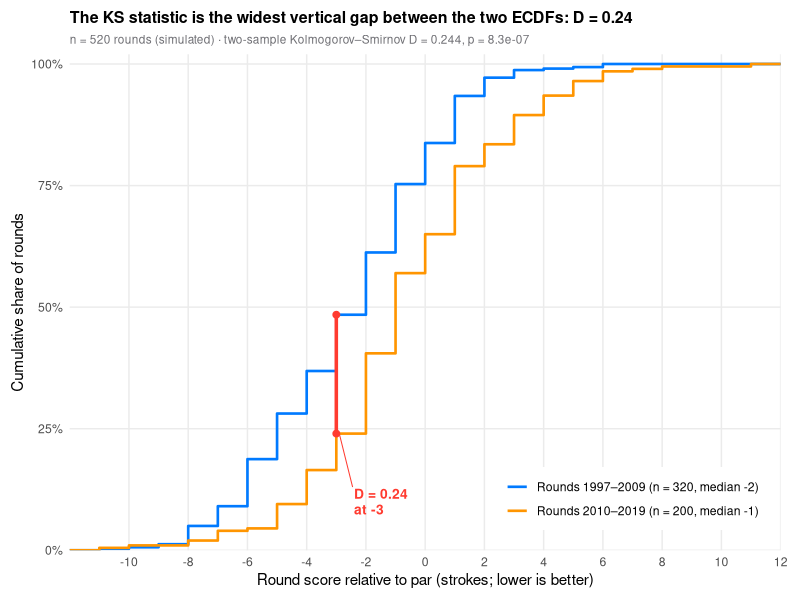

This figure's R source:
# ECDF comparison: the R equivalent of plot.py
# Simulated data, set in the context of Pastoriza Rivas & Warin (2022) [pastoriza2022]
# R and NumPy draw different random numbers, so the values differ slightly from the Python figure.
library(ggplot2)

set.seed(2022)

# Data: round score to par (strokes) in two periods of the career
early <- round(rnorm(320, -2.4, 2.9))
late <- round(rnorm(200, -0.6, 3.1))
label <- function(name, x) sprintf("Rounds %s (n = %d, median %+.0f)", name, length(x), median(x))
d <- data.frame(score = c(early, late),
                period = rep(c(label("1997–2009", early), label("2010–2019", late)),
                             c(length(early), length(late))))

# Two-sample Kolmogorov–Smirnov test: D is the largest vertical gap
# (the p-value is approximate, because whole-stroke scores have many ties)
ks <- suppressWarnings(ks.test(early, late, exact = FALSE))
D <- unname(ks$statistic)
values <- sort(unique(d$score))
x_gap <- values[which.max(abs(ecdf(early)(values) - ecdf(late)(values)))]
gap <- data.frame(x = x_gap, y = c(ecdf(early)(x_gap), ecdf(late)(x_gap)))

lo <- min(d$score) - 1                          # common x-range for both curves
hi <- max(d$score) + 1
p <- ggplot(d, aes(score, colour = period)) +
  stat_ecdf(geom = "step", pad = TRUE, linewidth = 0.9) +
  scale_colour_manual(NULL, values = c("#007AFF", "#FF9500")) +
  # Mark the KS distance
  geom_line(data = gap, aes(x, y), colour = "#FF3B30", linewidth = 1.2, lineend = "round") +
  geom_point(data = gap, aes(x, y), colour = "#FF3B30", size = 2) +
  annotate("segment", x = x_gap + 0.1, y = min(gap$y), xend = x_gap + 0.55, yend = min(gap$y) - 0.11,
           colour = "#FF3B30", linewidth = 0.35) +
  annotate("text", x = x_gap + 0.6, y = min(gap$y) - 0.14, hjust = 0, lineheight = 0.95,
           label = sprintf("D = %.2f\nat %+.0f", D, x_gap), colour = "#FF3B30", fontface = "bold",
           size = 3.5) +
  scale_x_continuous(breaks = seq(-10, hi, 2)) +
  scale_y_continuous(breaks = seq(0, 1, 0.25), labels = scales::percent) +
  coord_cartesian(xlim = c(lo, hi), ylim = c(0, 1.02), expand = FALSE) +
  labs(title = sprintf("The KS statistic is the widest vertical gap between the two ECDFs: D = %.2f", D),
       subtitle = sprintf("n = %d rounds (simulated) · two-sample Kolmogorov–Smirnov D = %.3f, p = %.1e",
                          nrow(d), D, ks$p.value),
       x = "Round score relative to par (strokes; lower is better)",
       y = "Cumulative share of rounds") +
  theme_minimal(base_size = 11) +
  theme(plot.title = element_text(face = "bold", size = 11.5),
        plot.subtitle = element_text(size = 8.5, colour = "#6E6E73"),
        panel.grid.minor = element_blank(),
        legend.position = "inside", legend.position.inside = c(0.98, 0.04),
        legend.justification = c(1, 0),
        legend.background = element_rect(fill = "white", colour = NA),
        plot.margin = margin(8, 14, 8, 8))
print(p)
